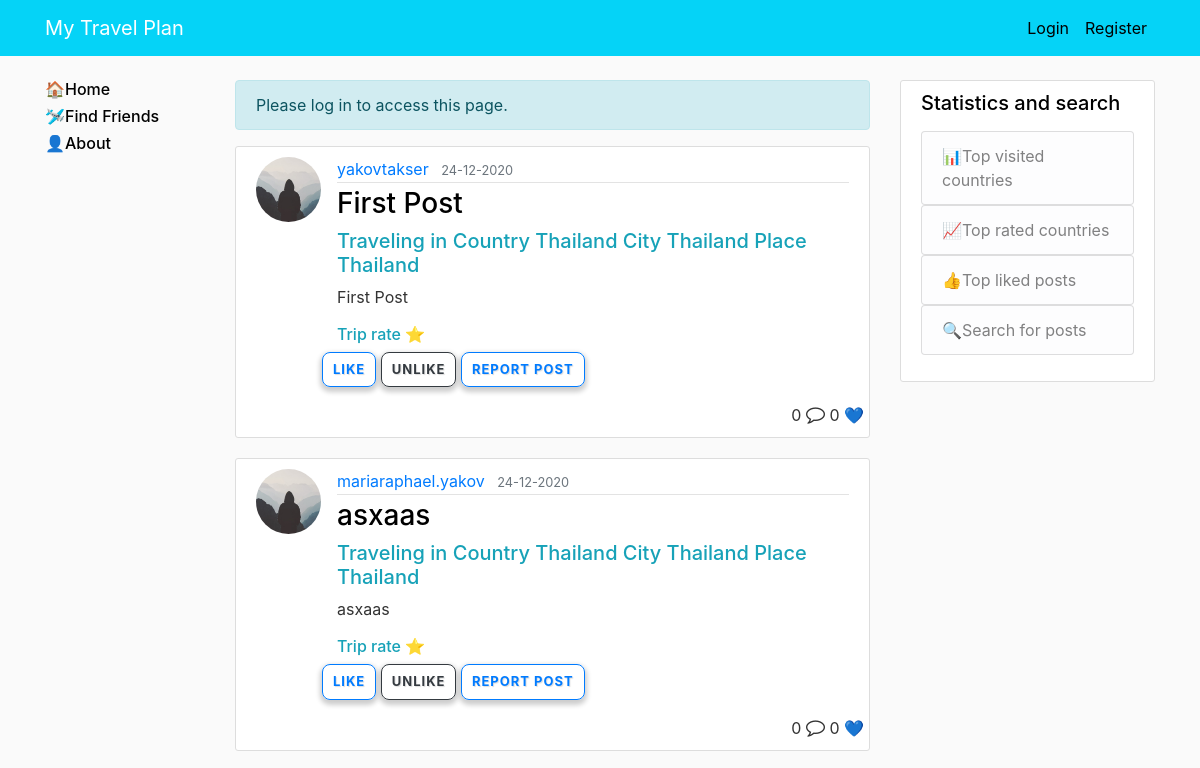
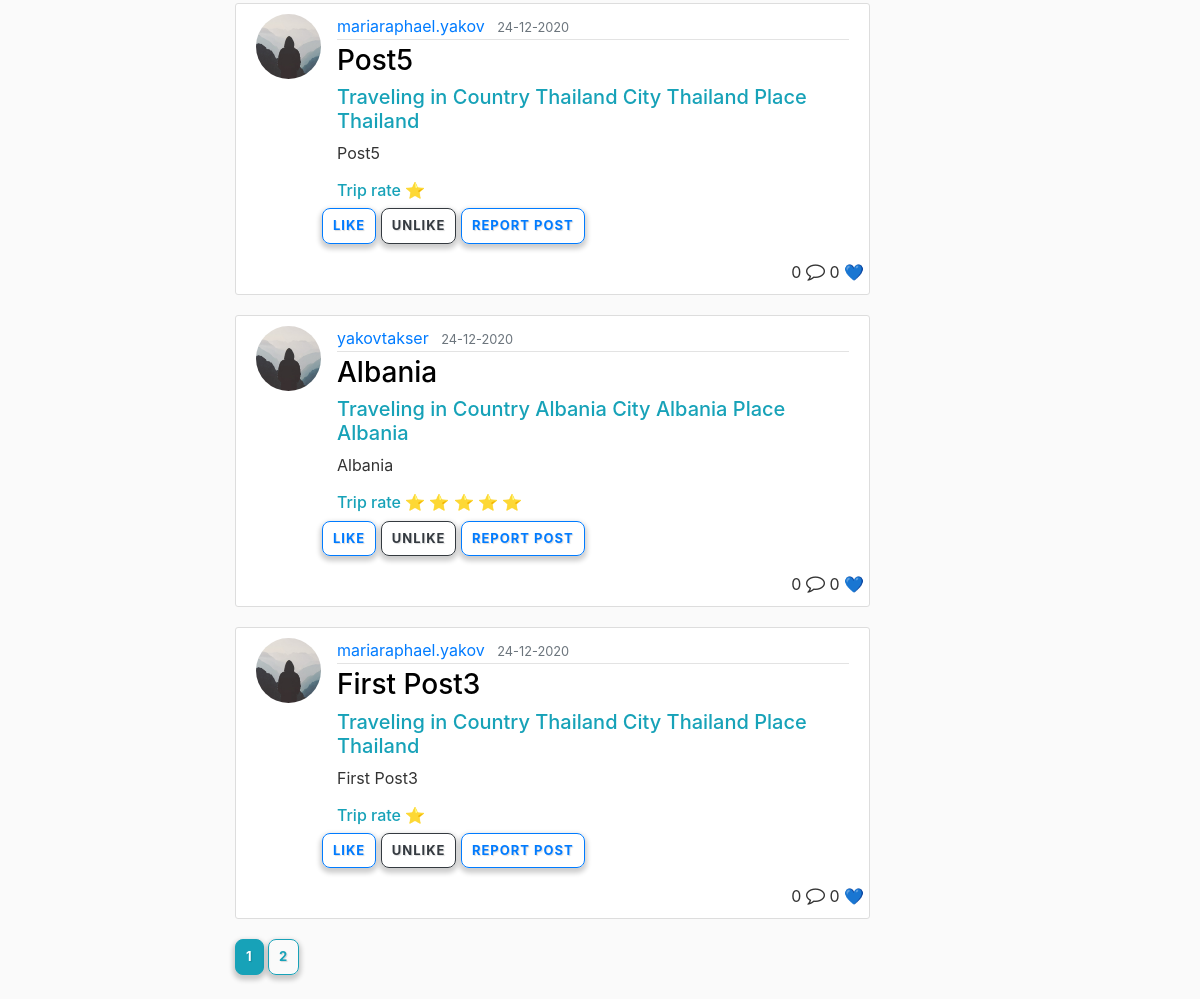
The page /home on the database its author committed (2 pictures, top to bottom).
### mytravelplan/models.py (models this page shows, shortened)
class Post(db.Model):
    id = db.Column(db.Integer, primary_key=True)
    title = db.Column(db.String(100), nullable=False)
    date_posted = db.Column(db.DateTime, nullable=False, default=datetime.utcnow)
    content = db.Column(db.Text, nullable=False)
    user_id = db.Column(db.Integer, db.ForeignKey('user.id'),
                        nullable=False)  # Foreign Key to make a relationship with the user by 'user_id' field
    comments = db.relationship('Comment', backref='belong', lazy=True)
    country = db.Column(db.String(100), nullable=False)
    city = db.Column(db.String(100))
    place = db.Column(db.String(100))
    rate = db.Column(db.Integer)
    likes = db.relationship('PostLikes', backref='belong', lazy=True)
    imgs = db.relationship('Image', backref='belong', lazy=True)
    amount_of_likes = db.Column(db.Integer, default=0)
    amount_of_comments = db.Column(db.Integer, default=0)
    reported = db.Column(db.Boolean, default=False)
    find_friends = db.Column(db.Boolean, default=False)

class User(db.Model, UserMixin):
    id = db.Column(db.Integer, primary_key=True)
    username = db.Column(db.String(20), unique=True, nullable=False)
    email = db.Column(db.String(120), unique=True, nullable=False)
    image_file = db.Column(db.String(20), nullable=False, default='default.jpg')
    password = db.Column(db.String(60), nullable=False)
    first_name = db.Column(db.String(20), nullable=False)
    last_name = db.Column(db.String(20), nullable=False)
    date_of_birth = db.Column(db.DateTime, nullable=True)
    messageReceived = db.relationship('Message', backref='receiverUser', lazy=True)
    comments = db.relationship('Comment', backref='author', lazy=True)
    admin_permissions = db.Column(db.Integer, default=0)
    posts = db.relationship('Post', backref='author', lazy=True)
    to_do_list = db.relationship('Todolist', backref='author', lazy=True)
    amount_of_posts = db.Column(db.Integer, default=0)
    level_of_user = db.Column(db.String(100), default='New')
    verified = db.Column(db.Boolean, default=False)

### mytravelplan/main/routes.py (the view, shortened to what this page needs)
@main.route('/', methods=['GET', 'POST'])
@main.route('/home', methods=['GET', 'POST'])
def home():
    form = LikeForm()
    reported_form = ReportForm()
    page = request.args.get('page', 1, type=int)
    posts = Post.query.filter_by(find_friends=False).order_by(Post.date_posted.desc()).paginate(page=page, per_page=5)
    msg_counters = messages_counters()
    return render_template('home.html', posts=posts, form=form, reported_form=reported_form, msg_counters=msg_counters)

### mytravelplan/posts/forms.py
class LikeForm(FlaskForm):
    id = IntegerField('id')
    like_or_unlike = StringField('like_or_unlike')
    like = SubmitField('Like')
    unlike = SubmitField('Unlike')

class ReportForm(FlaskForm):
    id = IntegerField('id')
    report = SubmitField('Report Post')

### mytravelplan/templates/home.html (shortened to what this page needs)
{% extends "base.html" %}
    {% block content %}
        {% for post in posts.items %}
             <article class="media content-section">
       <img class="rounded-circle article-img" src="{{ url_for('static', filename='profile_pics/' + post.author.image_file) }}">
      <div class="media-body">
        <div class="article-metadata">
          <a class="mr-2" href="{{url_for('users.user_account_show', username=post.author.username)}}">{{ post.author.username }}</a>
          <small class="text-muted">{{ post.date_posted.strftime('%d-%m-%Y') }}</small>
        </div>
        <h3 class="text-info"><a class="article-title" href="{{ url_for('posts.post', post_id=post.id) }}">{{ post.title }}</a></h3>
          <h5 class="article-title text-info">Traveling in Country {{ post.country }} City {{ post.city }} Place {{ post.place }}</h5>
        <p class="article-content">{{ post.content }}</p>
          <h6 class="text-info">Trip rate {%for i in range(0, post.rate)%} <span>&#11088;</span>{% endfor %}</h6>
          <div class="row">
          <form method="POST" action="" enctype="multipart/form-data">
                    <div class="form-group">
                        {{ form.like(class="btn btn-outline-primary btn-md") }}
                    </div>
           </form>
          <form method="POST" action="" enctype="multipart/form-data">
                    <div class="form-group">
                        {{ form.unlike(class="btn btn-outline-dark btn-md") }}
                    </div>
           </form>
          <form method="POST" action="" enctype="multipart/form-data">
                <div class="form-group">
                    {{ reported_form.report(class="btn btn-outline-primary btn-md") }}
                </div>
          </form>
          </div>
          <div class="row pull-right">
              <div class="pull-right">{{ post.amount_of_comments }}&nbsp;<i class="fa fa-comment-o" style="font-size:19px;"></i></div>
              <div class="pull-right">{{ post.amount_of_likes }}&nbsp;&#128153;</div>
          </div>
      </div>
    </article>
        {% endfor %}
        {% for page_num in posts.iter_pages(left_edge=1, right_edge=1, left_current=1, right_current=2) %}
        {% if page_num %}
            {% if posts.page == page_num %}
                <a class="btn btn-info mb-4" href="{{ url_for('main.home', page=page_num) }}">{{ page_num }}</a>
            {% else %}
                <a class="btn btn-outline-info mb-4" href="{{ url_for('main.home', page=page_num) }}">{{ page_num }}</a>
            {% endif %}
        {% endif %}
        {% endfor %}
    {% endblock %}

### mytravelplan/templates/base.html (shortened to what this page needs)
<!DOCTYPE html>
<html lang="en">
<head>
    <link rel="stylesheet" href="https://stackpath.bootstrapcdn.com/bootstrap/4.3.1/css/bootstrap.min.css">
    <link href="https://maxcdn.bootstrapcdn.com/font-awesome/4.7.0/css/font-awesome.min.css" rel="stylesheet">
    <link rel="stylesheet" href="https://maxcdn.bootstrapcdn.com/bootstrap/4.1.3/css/bootstrap.min.css" />
<link rel="stylesheet" href="http://bootstraptema.ru/plugins/2015/kw-count/kwcount.css" />
    <link rel="stylesheet" type="text/css" href="{{ url_for('static', filename='main.css') }}">
</head>
<body>
    <header class="site-header">
      <nav class="navbar navbar-expand-md navbar-dark bg-steel fixed-top">
        <div class="container">
          <a class="navbar-brand mr-4" href="/">My Travel Plan</a>
          <div class="collapse navbar-collapse" id="navbarToggle">
            <div class="navbar-nav">
                {% if current_user.is_authenticated %}
                    {% if current_user.admin_permissions == 1 %}
                        <a class="nav-item nav-link" href="{{ url_for('users.admin') }}">Admin Panel</a>
                    {% endif %}
                <a class="nav-item nav-link" href="{{ url_for('users.logout') }}">Logout</a>
                {% else %}
              <a class="nav-item nav-link" href="{{ url_for('users.login') }}">Login</a>
              <a class="nav-item nav-link" href="{{ url_for('users.register') }}">Register</a>
                {% endif %}
            </div>
          </div>
        </div>
      </nav>
    </header>
        <main role="main" class="container">
      <div class="row">
            <div class="col-md-2">
                <h6><a  href="{{ url_for('main.home') }}" style="color:#000000">&#127968;Home</a></h6>
                <h6><a  href="{{ url_for('main.find_friends') }}" style="color:#000000">&#128745;Find Friends</a></h6>
                <h6><a  href="{{ url_for('main.about') }}" style="color:#000000">&#128100;About</a></h6>
        </div>
        <div class="col-md-7">
            {% with messages = get_flashed_messages(with_categories=true) %}
            {% if messages %}
                {% for category, message in messages %}
                <div class="alert alert-{{ category }}">
                    {{ message }}
                </div>
                {% endfor %}
            {% endif %}
            {% endwith %}
          {% block content %}{% endblock %}
        </div>
        <div class="col-md-3">
          <div class="content-section">
              <h5>Statistics and search</h5>
            <p class='text-muted'>
              <ul class="list-group">
              <a href="{{ url_for('main.most_visited_countries') }}"><li class="list-group-item list-group-item-light">&#128202;Top visited countries</li></a>
              <a href="{{ url_for('main.most_rated_countries') }}"><li class="list-group-item list-group-item-light">&#128200;Top rated countries</li></a>
              <a href="{{ url_for('main.most_liked_posts') }}"><li class="list-group-item list-group-item-light">&#128077;Top liked posts</li></a>
              <a href="{{ url_for('main.search') }}"><li  class="list-group-item list-group-item-light">&#128269;Search for posts</li></a>
              </ul>
            </p>
          </div>
        </div>
      </div>
    </main>
</body>
</html>

### mytravelplan/static/main.css (style rules this page uses)
body { background: #fafafa; color: #333333; margin-top: 5rem; }
h1, h2, h3, h4, h5, h6 { color: black; }
.bg-steel { background-color:#05d3f7; }
.site-header .navbar-nav .nav-link { color: black; }
.content-section { background: #ffffff; padding: 10px 20px; border: 1px solid #dddddd; border-radius: 3px; margin-bottom: 20px; }
.article-title { color: black; }
.article-content { white-space: pre-line; }
.article-img { height: 65px; width: 65px; margin-right: 16px; }
.article-metadata { padding-bottom: 1px; margin-bottom: 4px; border-bottom: 1px solid #e3e3e3 }
.btn { border-radius: 8px; font-size: 13px; font-weight: bold; letter-spacing: 1px; padding: 7px 10px; text-shadow: 1px 1px 1px rgba(0, 0, 0, 0.14); text-transform: uppercase; box-shadow: 0 3px 5px 2px rgba(0, 0, 0, 0.2); }

### rows shown on the page
Post: image_file (placeholder picture), author.username "yakovtakser", date_posted "24-12-2020", title "First Post", country "Thailand", city "Thailand", place "Thailand", content "First Post", rate 1 (drawn), amount_of_comments "0", amount_of_likes "0"
Post: image_file (placeholder picture), author.username "mariaraphael.yakov", date_posted "24-12-2020", title "asxaas", country "Thailand", city "Thailand", place "Thailand", content "asxaas", rate 1 (drawn), amount_of_comments "0", amount_of_likes "0"
Post: image_file (placeholder picture), author.username "mariaraphael.yakov", date_posted "24-12-2020", title "Post5", country "Thailand", city "Thailand", place "Thailand", content "Post5", rate 1 (drawn), amount_of_comments "0", amount_of_likes "0"
Post: image_file (placeholder picture), author.username "yakovtakser", date_posted "24-12-2020", title "Albania", country "Albania", city "Albania", place "Albania", content "Albania", rate 5 (drawn), amount_of_comments "0", amount_of_likes "0"
Post: image_file (placeholder picture), author.username "mariaraphael.yakov", date_posted "24-12-2020", title "First Post3", country "Thailand", city "Thailand", place "Thailand", content "First Post3", rate 1 (drawn), amount_of_comments "0", amount_of_likes "0"

### other values the page prints
{{ message }} "Please log in to access this page."
{{ page_num }} "1"
{{ page_num }} "2"
